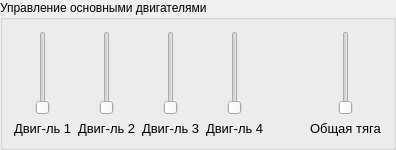
               <widget class="QGroupBox" name="groupBox_7">
                <property name="title">
                 <string>Управление основными двигателями</string>
                </property>
                <layout class="QHBoxLayout" name="horizontalLayout_27">
                 <item>
                  <layout class="QHBoxLayout" name="horizontalLayout_20">
                   <item>
                    <layout class="QVBoxLayout" name="verticalLayout_16">
                     <item>
                      <widget class="QSlider" name="verticalSlider_6">
                       <property name="sizePolicy">
                        <sizepolicy hsizetype="Preferred" vsizetype="Expanding">
                         <horstretch>0</horstretch>
                         <verstretch>0</verstretch>
                        </sizepolicy>
                       </property>
                       <property name="orientation">
                        <enum>Qt::Vertical</enum>
                       </property>
                      </widget>
                     </item>
                     <item>
                      <widget class="QLabel" name="label_27">
                       <property name="sizePolicy">
                        <sizepolicy hsizetype="Preferred" vsizetype="Preferred">
                         <horstretch>0</horstretch>
                         <verstretch>0</verstretch>
                        </sizepolicy>
                       </property>
                       <property name="font">
                        <font>
                         <pointsize>10</pointsize>
                        </font>
                       </property>
                       <property name="text">
                        <string>Двиг-ль 1</string>
                       </property>
                      </widget>
                     </item>
                    </layout>
                   </item>
                   <item>
                    <layout class="QVBoxLayout" name="verticalLayout_17">
                     <item>
                      <widget class="QSlider" name="verticalSlider_7">
                       <property name="sizePolicy">
                        <sizepolicy hsizetype="Preferred" vsizetype="Expanding">
                         <horstretch>0</horstretch>
                         <verstretch>0</verstretch>
                        </sizepolicy>
                       </property>
                       <property name="orientation">
                        <enum>Qt::Vertical</enum>
                       </property>
                      </widget>
                     </item>
                     <item>
                      <widget class="QLabel" name="label_28">
                       <property name="sizePolicy">
                        <sizepolicy hsizetype="Preferred" vsizetype="Preferred">
                         <horstretch>0</horstretch>
                         <verstretch>0</verstretch>
                        </sizepolicy>
                       </property>
                       <property name="font">
                        <font>
                         <pointsize>10</pointsize>
                        </font>
                       </property>
                       <property name="text">
                        <string>Двиг-ль 2</string>
                       </property>
                      </widget>
                     </item>
                    </layout>
                   </item>
                   <item>
                    <layout class="QVBoxLayout" name="verticalLayout_18">
                     <item>
                      <widget class="QSlider" name="verticalSlider_8">
                       <property name="sizePolicy">
                        <sizepolicy hsizetype="Preferred" vsizetype="Expanding">
                         <horstretch>0</horstretch>
                         <verstretch>0</verstretch>
                        </sizepolicy>
                       </property>
                       <property name="orientation">
                        <enum>Qt::Vertical</enum>
                       </property>
                      </widget>
                     </item>
                     <item>
                      <widget class="QLabel" name="label_29">
                       <property name="sizePolicy">
                        <sizepolicy hsizetype="Preferred" vsizetype="Preferred">
                         <horstretch>0</horstretch>
                         <verstretch>0</verstretch>
                        </sizepolicy>
                       </property>
                       <property name="font">
                        <font>
                         <pointsize>10</pointsize>
                        </font>
                       </property>
                       <property name="text">
                        <string>Двиг-ль 3</string>
                       </property>
                      </widget>
                     </item>
                    </layout>
                   </item>
                   <item>
                    <layout class="QVBoxLayout" name="verticalLayout_19">
                     <item>
                      <widget class="QSlider" name="verticalSlider_9">
                       <property name="sizePolicy">
                        <sizepolicy hsizetype="Preferred" vsizetype="Expanding">
                         <horstretch>0</horstretch>
                         <verstretch>0</verstretch>
                        </sizepolicy>
                       </property>
                       <property name="orientation">
                        <enum>Qt::Vertical</enum>
                       </property>
                      </widget>
                     </item>
                     <item>
                      <widget class="QLabel" name="label_30">
                       <property name="sizePolicy">
                        <sizepolicy hsizetype="Preferred" vsizetype="Preferred">
                         <horstretch>0</horstretch>
                         <verstretch>0</verstretch>
                        </sizepolicy>
                       </property>
                       <property name="font">
                        <font>
                         <pointsize>10</pointsize>
                        </font>
                       </property>
                       <property name="text">
                        <string>Двиг-ль 4</string>
                       </property>
                      </widget>
                     </item>
                    </layout>
                   </item>
                   <item>
                    <spacer name="horizontalSpacer_3">
                     <property name="orientation">
                      <enum>Qt::Horizontal</enum>
                     </property>
                     <property name="sizeType">
                      <enum>QSizePolicy::Ignored</enum>
                     </property>
                     <property name="sizeHint" stdset="0">
                      <size>
                       <width>40</width>
                       <height>20</height>
                      </size>
                     </property>
                    </spacer>
                   </item>
                   <item>
                    <layout class="QVBoxLayout" name="verticalLayout_20">
                     <item>
                      <widget class="QSlider" name="verticalSlider_10">
                       <property name="sizePolicy">
                        <sizepolicy hsizetype="Preferred" vsizetype="Expanding">
                         <horstretch>0</horstretch>
                         <verstretch>0</verstretch>
                        </sizepolicy>
                       </property>
                       <property name="orientation">
                        <enum>Qt::Vertical</enum>
                       </property>
                      </widget>
                     </item>
                     <item>
                      <widget class="QLabel" name="label_31">
                       <property name="sizePolicy">
                        <sizepolicy hsizetype="Preferred" vsizetype="Preferred">
                         <horstretch>0</horstretch>
                         <verstretch>0</verstretch>
                        </sizepolicy>
                       </property>
                       <property name="font">
                        <font>
                         <pointsize>10</pointsize>
                        </font>
                       </property>
                       <property name="text">
                        <string>Общая тяга</string>
                       </property>
                      </widget>
                     </item>
                    </layout>
                   </item>
                  </layout>
                 </item>
                </layout>
               </widget>
